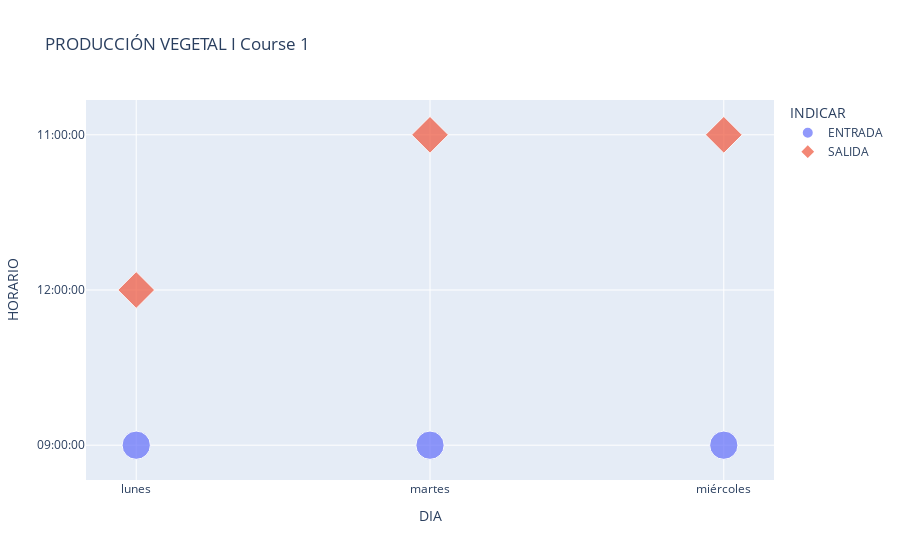
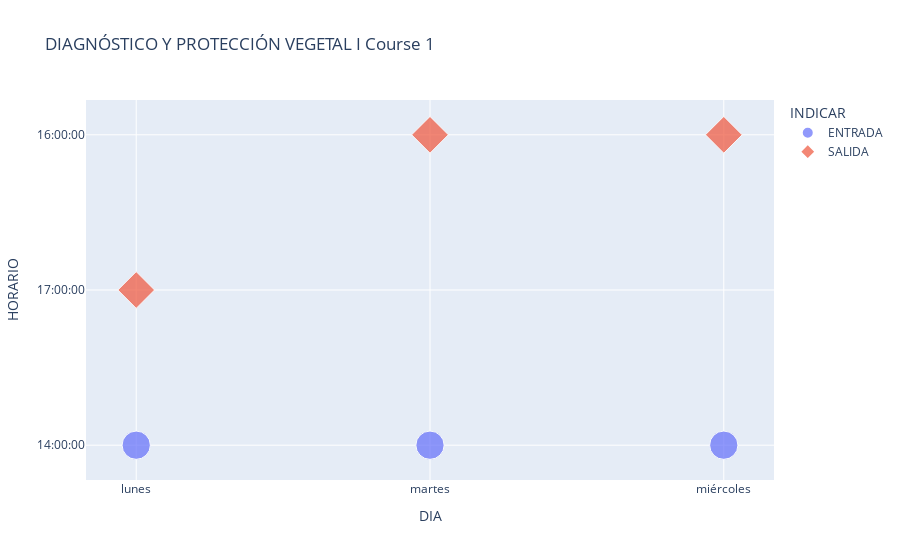
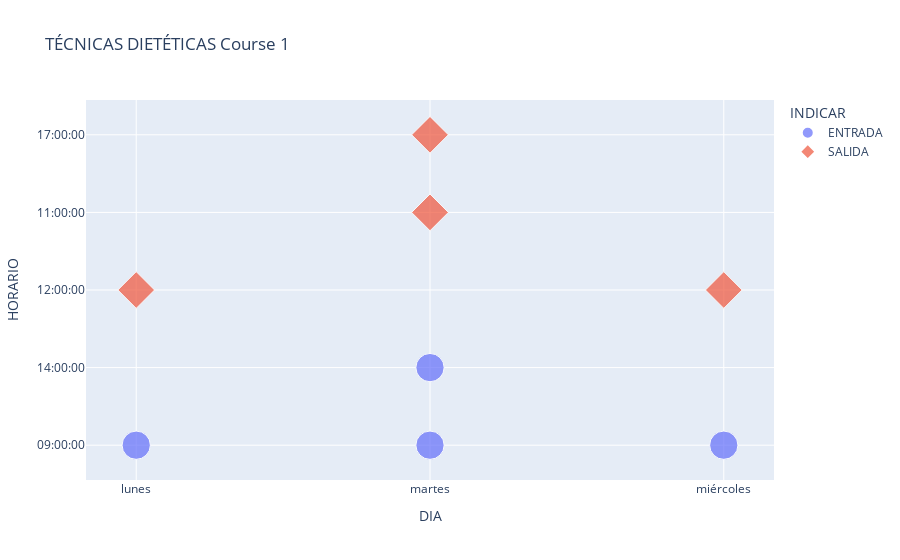
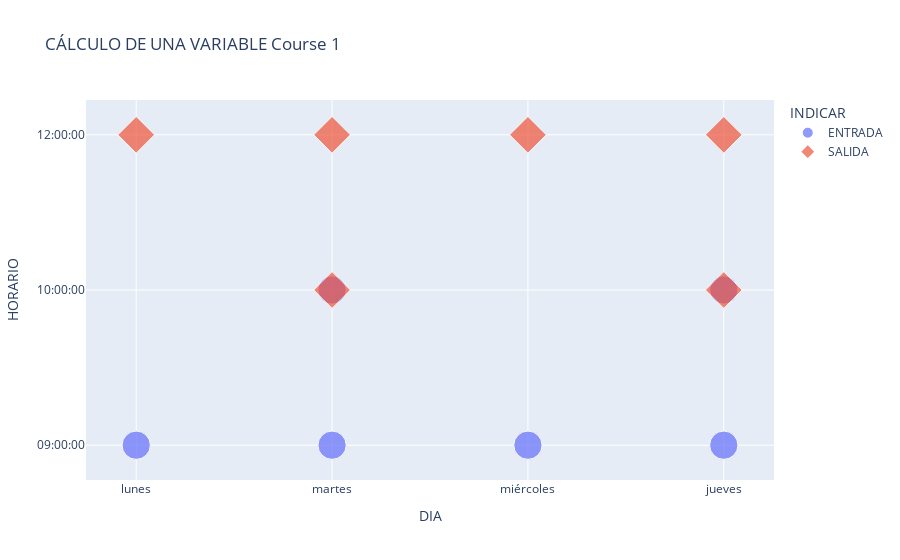

The code cell stored with these charts, in order, in its notebook:
### Code cell
import plotly.express as px
materias = list(df_H_p.NOMBRE.unique())
for mate in materias:
    df = df_Horario[df_Horario.NOMBRE == mate]
    l_course = df.COURSE.unique()
    for n_course in l_course:
        df_course = df[df.COURSE == n_course]
        fig = px.scatter(df_course, x="DIA", y="HORARIO",color='INDICAR',symbol='INDICAR',size='size',hover_data=['PARALELO','CLASE'],title=f'{mate} Course {n_course}')
        fig.show()

### Figure 1 — Plotly figure (JSON) as saved in the notebook; plotly's stock layout.template omitted (floating-point values rounded to 4 significant figures)
{"data": [{"customdata": [[1, "Teórico"], [100, "Práctico"], [1, "Teórico"]], "hovertemplate": "INDICAR=ENTRADA<br>DIA=%{x}<br>HORARIO=%{y}<br>size=%{marker.size}<br>PARALELO=%{customdata[0]}<br>CLASE=%{customdata[1]}<extra></extra>", "legendgroup": "ENTRADA", "marker": {"color": "#636efa", "size": [10, 10, 10], "sizemode": "area", "sizeref": 0.025, "symbol": "circle"}, "mode": "markers", "name": "ENTRADA", "orientation": "v", "showlegend": true, "type": "scatter", "x": ["lunes", "martes", "miércoles"], "xaxis": "x", "y": ["09:00:00", "09:00:00", "09:00:00"], "yaxis": "y"}, {"customdata": [[1, "Teórico"], [100, "Práctico"], [1, "Teórico"]], "hovertemplate": "INDICAR=SALIDA<br>DIA=%{x}<br>HORARIO=%{y}<br>size=%{marker.size}<br>PARALELO=%{customdata[0]}<br>CLASE=%{customdata[1]}<extra></extra>", "legendgroup": "SALIDA", "marker": {"color": "#EF553B", "size": [10, 10, 10], "sizemode": "area", "sizeref": 0.025, "symbol": "diamond"}, "mode": "markers", "name": "SALIDA", "orientation": "v", "showlegend": true, "type": "scatter", "x": ["lunes", "martes", "miércoles"], "xaxis": "x", "y": ["12:00:00", "11:00:00", "11:00:00"], "yaxis": "y"}], "layout": {"legend": {"itemsizing": "constant", "title": {"text": "INDICAR"}, "tracegroupgap": 0}, "title": {"text": "PRODUCCIÓN VEGETAL I Course 1"}, "xaxis": {"anchor": "y", "domain": [0, 1], "title": {"text": "DIA"}}, "yaxis": {"anchor": "x", "domain": [0, 1], "title": {"text": "HORARIO"}}}}

### Figure 2 — Plotly figure (JSON) as saved in the notebook; plotly's stock layout.template omitted (floating-point values rounded to 4 significant figures)
{"data": [{"customdata": [[1, "Teórico"], [100, "Práctico"], [1, "Teórico"]], "hovertemplate": "INDICAR=ENTRADA<br>DIA=%{x}<br>HORARIO=%{y}<br>size=%{marker.size}<br>PARALELO=%{customdata[0]}<br>CLASE=%{customdata[1]}<extra></extra>", "legendgroup": "ENTRADA", "marker": {"color": "#636efa", "size": [10, 10, 10], "sizemode": "area", "sizeref": 0.025, "symbol": "circle"}, "mode": "markers", "name": "ENTRADA", "orientation": "v", "showlegend": true, "type": "scatter", "x": ["lunes", "martes", "miércoles"], "xaxis": "x", "y": ["14:00:00", "14:00:00", "14:00:00"], "yaxis": "y"}, {"customdata": [[1, "Teórico"], [100, "Práctico"], [1, "Teórico"]], "hovertemplate": "INDICAR=SALIDA<br>DIA=%{x}<br>HORARIO=%{y}<br>size=%{marker.size}<br>PARALELO=%{customdata[0]}<br>CLASE=%{customdata[1]}<extra></extra>", "legendgroup": "SALIDA", "marker": {"color": "#EF553B", "size": [10, 10, 10], "sizemode": "area", "sizeref": 0.025, "symbol": "diamond"}, "mode": "markers", "name": "SALIDA", "orientation": "v", "showlegend": true, "type": "scatter", "x": ["lunes", "martes", "miércoles"], "xaxis": "x", "y": ["17:00:00", "16:00:00", "16:00:00"], "yaxis": "y"}], "layout": {"legend": {"itemsizing": "constant", "title": {"text": "INDICAR"}, "tracegroupgap": 0}, "title": {"text": "DIAGNÓSTICO Y PROTECCIÓN VEGETAL I Course 1"}, "xaxis": {"anchor": "y", "domain": [0, 1], "title": {"text": "DIA"}}, "yaxis": {"anchor": "x", "domain": [0, 1], "title": {"text": "HORARIO"}}}}

### Figure 3 — Plotly figure (JSON) as saved in the notebook; plotly's stock layout.template omitted (floating-point values rounded to 4 significant figures)
{"data": [{"customdata": [[1, "Teórico"], [100, "Práctico"], [101, "Práctico"], [1, "Teórico"]], "hovertemplate": "INDICAR=ENTRADA<br>DIA=%{x}<br>HORARIO=%{y}<br>size=%{marker.size}<br>PARALELO=%{customdata[0]}<br>CLASE=%{customdata[1]}<extra></extra>", "legendgroup": "ENTRADA", "marker": {"color": "#636efa", "size": [10, 10, 10, 10], "sizemode": "area", "sizeref": 0.025, "symbol": "circle"}, "mode": "markers", "name": "ENTRADA", "orientation": "v", "showlegend": true, "type": "scatter", "x": ["lunes", "martes", "martes", "miércoles"], "xaxis": "x", "y": ["09:00:00", "09:00:00", "14:00:00", "09:00:00"], "yaxis": "y"}, {"customdata": [[1, "Teórico"], [100, "Práctico"], [101, "Práctico"], [1, "Teórico"]], "hovertemplate": "INDICAR=SALIDA<br>DIA=%{x}<br>HORARIO=%{y}<br>size=%{marker.size}<br>PARALELO=%{customdata[0]}<br>CLASE=%{customdata[1]}<extra></extra>", "legendgroup": "SALIDA", "marker": {"color": "#EF553B", "size": [10, 10, 10, 10], "sizemode": "area", "sizeref": 0.025, "symbol": "diamond"}, "mode": "markers", "name": "SALIDA", "orientation": "v", "showlegend": true, "type": "scatter", "x": ["lunes", "martes", "martes", "miércoles"], "xaxis": "x", "y": ["12:00:00", "11:00:00", "17:00:00", "12:00:00"], "yaxis": "y"}], "layout": {"legend": {"itemsizing": "constant", "title": {"text": "INDICAR"}, "tracegroupgap": 0}, "title": {"text": "TÉCNICAS DIETÉTICAS Course 1"}, "xaxis": {"anchor": "y", "domain": [0, 1], "title": {"text": "DIA"}}, "yaxis": {"anchor": "x", "domain": [0, 1], "title": {"text": "HORARIO"}}}}

### Figure 4 — Plotly figure (JSON) as saved in the notebook; plotly's stock layout.template omitted (floating-point values rounded to 4 significant figures)
{"data": [{"customdata": [[1, "Teórico"], [1, "Teórico"], [101, "Práctico"], [1, "Teórico"], [1, "Teórico"], [101, "Práctico"]], "hovertemplate": "INDICAR=ENTRADA<br>DIA=%{x}<br>HORARIO=%{y}<br>size=%{marker.size}<br>PARALELO=%{customdata[0]}<br>CLASE=%{customdata[1]}<extra></extra>", "legendgroup": "ENTRADA", "marker": {"color": "#636efa", "size": [10, 10, 10, 10, 10, 10], "sizemode": "area", "sizeref": 0.025, "symbol": "circle"}, "mode": "markers", "name": "ENTRADA", "orientation": "v", "showlegend": true, "type": "scatter", "x": ["lunes", "martes", "martes", "miércoles", "jueves", "jueves"], "xaxis": "x", "y": ["09:00:00", "09:00:00", "10:00:00", "09:00:00", "09:00:00", "10:00:00"], "yaxis": "y"}, {"customdata": [[1, "Teórico"], [1, "Teórico"], [101, "Práctico"], [1, "Teórico"], [1, "Teórico"], [101, "Práctico"]], "hovertemplate": "INDICAR=SALIDA<br>DIA=%{x}<br>HORARIO=%{y}<br>size=%{marker.size}<br>PARALELO=%{customdata[0]}<br>CLASE=%{customdata[1]}<extra></extra>", "legendgroup": "SALIDA", "marker": {"color": "#EF553B", "size": [10, 10, 10, 10, 10, 10], "sizemode": "area", "sizeref": 0.025, "symbol": "diamond"}, "mode": "markers", "name": "SALIDA", "orientation": "v", "showlegend": true, "type": "scatter", "x": ["lunes", "martes", "martes", "miércoles", "jueves", "jueves"], "xaxis": "x", "y": ["12:00:00", "10:00:00", "12:00:00", "12:00:00", "10:00:00", "12:00:00"], "yaxis": "y"}], "layout": {"legend": {"itemsizing": "constant", "title": {"text": "INDICAR"}, "tracegroupgap": 0}, "title": {"text": "CÁLCULO DE UNA VARIABLE Course 1"}, "xaxis": {"anchor": "y", "domain": [0, 1], "title": {"text": "DIA"}}, "yaxis": {"anchor": "x", "domain": [0, 1], "title": {"text": "HORARIO"}}}}
